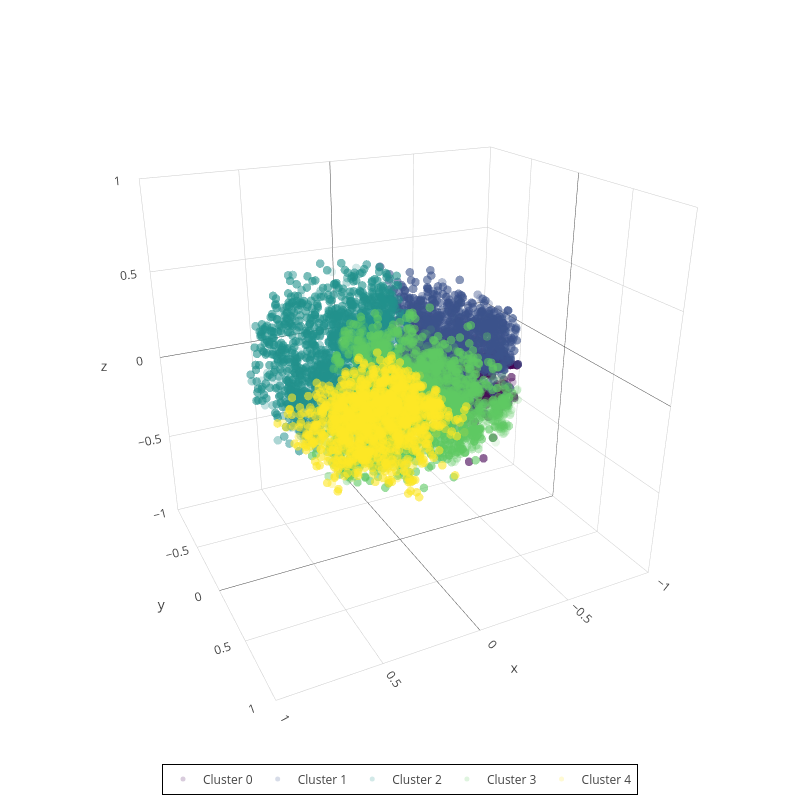

The notebook cell saved with this chart:
### Code cell
import plotly.graph_objs as go
from plotly.subplots import make_subplots
import matplotlib.colors as mcolors  # To convert colors to hex

colors = [
    mcolors.rgb2hex(cm.viridis(i)) for i in np.linspace(0, 1, len(unique_cluster_ids))
]

fig = make_subplots(rows=1, cols=1, specs=[[{"type": "scatter3d"}]])


# Convert index to row and column in a 2x2 grid
row, col = divmod(0, 1)


# Create traces for each cluster
for i, cluster_id in enumerate(unique_cluster_ids):
    mask = kmeans_txt_labels == cluster_id
    fig.add_trace(
        go.Scatter3d(
            x=pca_txt_3d_results[mask, 0],  # PC1
            y=pca_txt_3d_results[mask, 1],  # PC2
            z=pca_txt_3d_results[mask, 2],  # PC3
            mode="markers",
            marker=dict(size=5, color=colors[i], opacity=0.075),
            name=f"Cluster {cluster_id}",
        ),
        row=row + 1,
        col=col + 1,
    )

# Step 5: Set titles and layout
fig.update_layout(
    height=800,
    width=800,
    template="none",
    margin=dict(t=5, r=20, b=10, l=20),
    scene=dict(
        xaxis=dict(range=[-1, 1]),
        yaxis=dict(range=[-1, 1]),
        zaxis=dict(range=[-1, 1]),
        camera_eye=dict(x=1, y=2, z=1),
    ),
)

fig.update_layout(
    legend=dict(
        x=0.5,  # Center the legend horizontally
        y=-0.01,  # Place the legend below the plot
        xanchor="center",  # Align legend horizontally by its center
        yanchor="top",  # Align legend vertically by its top
        orientation="h",  # Arrange legend items horizontally
        bgcolor="rgba(255, 255, 255, 0.7)",  # Optional: Add a semi-transparent background
        bordercolor="black",  # Optional: Add a border
        borderwidth=1,  # Optional: Set border width
    )
)

# Step 6: Show plot
fig.show()
fig.write_image(os.path.join(output_dir, "3d_embedding_txt.png"))

### Figure 1 — Plotly figure (JSON) as saved in the notebook; plotly's stock layout.template omitted (floating-point values rounded to 4 significant figures; data arrays with more than 128 entries replaced by an {"elided": "..."} marker saying what was removed)
{"data": [{"marker": {"color": "#440154", "opacity": 0.075, "size": 5}, "mode": "markers", "name": "Cluster 0", "scene": "scene", "type": "scatter3d", "x": {"elided": "7798 float values"}, "y": {"elided": "7798 float values"}, "z": {"elided": "7798 float values"}}, {"marker": {"color": "#3b528b", "opacity": 0.075, "size": 5}, "mode": "markers", "name": "Cluster 1", "scene": "scene", "type": "scatter3d", "x": {"elided": "12060 float values"}, "y": {"elided": "12060 float values"}, "z": {"elided": "12060 float values"}}, {"marker": {"color": "#21918c", "opacity": 0.075, "size": 5}, "mode": "markers", "name": "Cluster 2", "scene": "scene", "type": "scatter3d", "x": {"elided": "14050 float values"}, "y": {"elided": "14050 float values"}, "z": {"elided": "14050 float values"}}, {"marker": {"color": "#5ec962", "opacity": 0.075, "size": 5}, "mode": "markers", "name": "Cluster 3", "scene": "scene", "type": "scatter3d", "x": {"elided": "21321 float values"}, "y": {"elided": "21321 float values"}, "z": {"elided": "21321 float values"}}, {"marker": {"color": "#fde725", "opacity": 0.075, "size": 5}, "mode": "markers", "name": "Cluster 4", "scene": "scene", "type": "scatter3d", "x": {"elided": "13537 float values"}, "y": {"elided": "13537 float values"}, "z": {"elided": "13537 float values"}}], "layout": {"height": 800, "legend": {"bgcolor": "rgba(255, 255, 255, 0.7)", "bordercolor": "black", "borderwidth": 1, "orientation": "h", "x": 0.5, "xanchor": "center", "y": -0.01, "yanchor": "top"}, "margin": {"b": 10, "l": 20, "r": 20, "t": 5}, "scene": {"camera": {"eye": {"x": 1, "y": 2, "z": 1}}, "domain": {"x": [0.0, 1.0], "y": [0.0, 1.0]}, "xaxis": {"range": [-1, 1]}, "yaxis": {"range": [-1, 1]}, "zaxis": {"range": [-1, 1]}}, "width": 800}}
